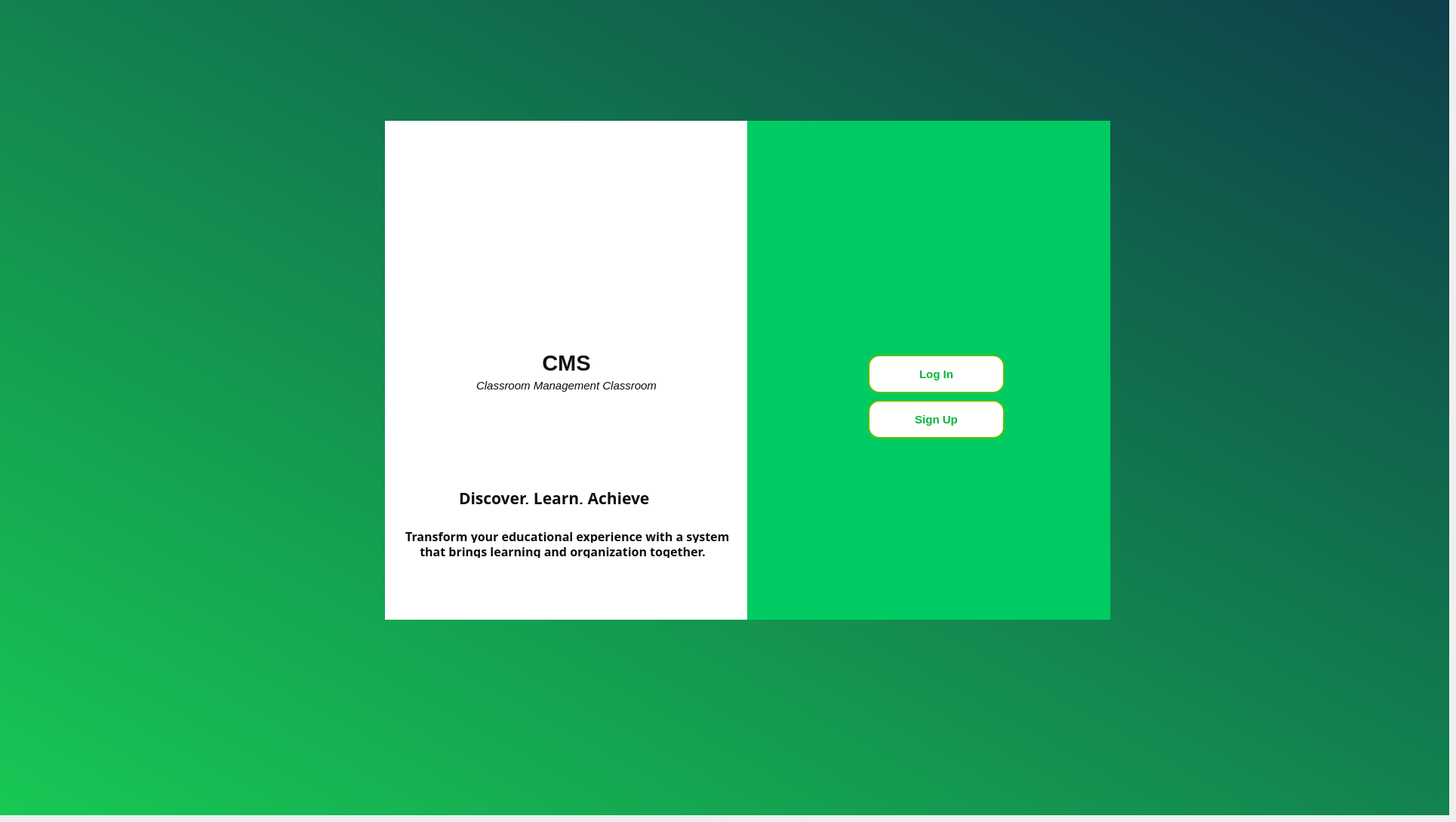
      <widget class="QWidget" name="explore_page">
       <widget class="QFrame" name="frame_2">
        <property name="geometry">
         <rect>
          <x>0</x>
          <y>0</y>
          <width>1920</width>
          <height>1080</height>
         </rect>
        </property>
        <property name="styleSheet">
         <string notr="true">QFrame{
border:none;

 background: qlineargradient(spread:pad, x1:0, y1:1, x2:1, y2:0, stop:0 #17c854, stop:1 #0e3e4a);

}</string>
        </property>
        <property name="frameShape">
         <enum>QFrame::StyledPanel</enum>
        </property>
        <property name="frameShadow">
         <enum>QFrame::Raised</enum>
        </property>
        <widget class="QFrame" name="explore_frame_2">
         <property name="geometry">
          <rect>
           <x>510</x>
           <y>160</y>
           <width>961</width>
           <height>661</height>
          </rect>
         </property>
         <property name="styleSheet">
          <string notr="true">background-color: rgb(255, 255, 255);
border: 2px solid black;</string>
         </property>
         <property name="frameShape">
          <enum>QFrame::StyledPanel</enum>
         </property>
         <property name="frameShadow">
          <enum>QFrame::Raised</enum>
         </property>
         <widget class="QFrame" name="frame_27">
          <property name="geometry">
           <rect>
            <x>0</x>
            <y>0</y>
            <width>491</width>
            <height>661</height>
           </rect>
          </property>
          <property name="styleSheet">
           <string notr="true">border-color:transparent;</string>
          </property>
          <property name="frameShape">
           <enum>QFrame::StyledPanel</enum>
          </property>
          <property name="frameShadow">
           <enum>QFrame::Raised</enum>
          </property>
          <widget class="QFrame" name="frame_28">
           <property name="geometry">
            <rect>
             <x>150</x>
             <y>160</y>
             <width>181</width>
             <height>151</height>
            </rect>
           </property>
           <property name="styleSheet">
            <string notr="true">border-color:transparent;
image: url(:/resource/assets/img4-removebg-preview.png);</string>
           </property>
           <property name="frameShape">
            <enum>QFrame::StyledPanel</enum>
           </property>
           <property name="frameShadow">
            <enum>QFrame::Raised</enum>
           </property>
          </widget>
          <widget class="QLabel" name="label_38">
           <property name="geometry">
            <rect>
             <x>0</x>
             <y>300</y>
             <width>481</width>
             <height>41</height>
            </rect>
           </property>
           <property name="font">
            <font>
             <family>Arial</family>
             <pointsize>22</pointsize>
             <bold>true</bold>
            </font>
           </property>
           <property name="styleSheet">
            <string notr="true">background-color:transparent;
border-color:transparent;
color: rgb(17, 17, 17);</string>
           </property>
           <property name="text">
            <string>CMS</string>
           </property>
           <property name="alignment">
            <set>Qt::AlignCenter</set>
           </property>
          </widget>
          <widget class="QLabel" name="label_39">
           <property name="geometry">
            <rect>
             <x>0</x>
             <y>340</y>
             <width>481</width>
             <height>21</height>
            </rect>
           </property>
           <property name="font">
            <font>
             <family>Arial</family>
             <pointsize>11</pointsize>
             <italic>true</italic>
             <bold>false</bold>
            </font>
           </property>
           <property name="styleSheet">
            <string notr="true">border-color:transparent;
color: rgb(12, 12, 12);
background-color:transparent;
</string>
           </property>
           <property name="text">
            <string>Classroom Management Classroom</string>
           </property>
           <property name="alignment">
            <set>Qt::AlignCenter</set>
           </property>
          </widget>
          <widget class="QLabel" name="label_40">
           <property name="geometry">
            <rect>
             <x>0</x>
             <y>540</y>
             <width>471</width>
             <height>21</height>
            </rect>
           </property>
           <property name="font">
            <font>
             <family>Sitka Small Semibold</family>
             <pointsize>12</pointsize>
             <bold>true</bold>
            </font>
           </property>
           <property name="styleSheet">
            <string notr="true">border-color:transparent;
color:rgb(13, 13, 13);</string>
           </property>
           <property name="text">
            <string>   Transform your educational experience with a system</string>
           </property>
           <property name="alignment">
            <set>Qt::AlignCenter</set>
           </property>
          </widget>
          <widget class="QLabel" name="label_41">
           <property name="geometry">
            <rect>
             <x>20</x>
             <y>560</y>
             <width>431</width>
             <height>21</height>
            </rect>
           </property>
           <property name="font">
            <font>
             <family>Sitka Small Semibold</family>
             <pointsize>12</pointsize>
             <bold>true</bold>
            </font>
           </property>
           <property name="styleSheet">
            <string notr="true">border-color:transparent;
color:rgb(13, 13, 13);</string>
           </property>
           <property name="text">
            <string>that brings learning and organization together.</string>
           </property>
           <property name="alignment">
            <set>Qt::AlignCenter</set>
           </property>
          </widget>
          <widget class="QLabel" name="label_42">
           <property name="geometry">
            <rect>
             <x>90</x>
             <y>490</y>
             <width>281</width>
             <height>20</height>
            </rect>
           </property>
           <property name="font">
            <font>
             <family>Sitka Small Semibold</family>
             <pointsize>16</pointsize>
             <bold>true</bold>
            </font>
           </property>
           <property name="styleSheet">
            <string notr="true">border-color:transparent;
color:rgb(15, 15, 15)</string>
           </property>
           <property name="text">
            <string>Discover, Learn, Achieve</string>
           </property>
          </widget>
         </widget>
         <widget class="QFrame" name="frame_29">
          <property name="geometry">
           <rect>
            <x>480</x>
            <y>0</y>
            <width>481</width>
            <height>661</height>
           </rect>
          </property>
          <property name="styleSheet">
           <string notr="true">border-color: transparent;
background-color:rgb(0, 203, 98);</string>
          </property>
          <property name="frameShape">
           <enum>QFrame::StyledPanel</enum>
          </property>
          <property name="frameShadow">
           <enum>QFrame::Raised</enum>
          </property>
          <widget class="QFrame" name="frame_30">
           <property name="geometry">
            <rect>
             <x>0</x>
             <y>40</y>
             <width>481</width>
             <height>621</height>
            </rect>
           </property>
           <property name="styleSheet">
            <string notr="true">border-color:transparent;</string>
           </property>
           <property name="frameShape">
            <enum>QFrame::StyledPanel</enum>
           </property>
           <property name="frameShadow">
            <enum>QFrame::Raised</enum>
           </property>
           <widget class="QPushButton" name="login_redirect_2">
            <property name="geometry">
             <rect>
              <x>160</x>
              <y>270</y>
              <width>181</width>
              <height>51</height>
             </rect>
            </property>
            <property name="font">
             <font>
              <family>Arial</family>
              <pointsize>11</pointsize>
              <bold>true</bold>
             </font>
            </property>
            <property name="styleSheet">
             <string notr="true">background-color: rgb(255, 255, 255);
color:rgb(6, 182, 56);
border-radius: 15px;
border: 2px solid rgb(95, 190, 0)</string>
            </property>
            <property name="text">
             <string>Log In</string>
            </property>
           </widget>
           <widget class="QPushButton" name="signup_redirect">
            <property name="geometry">
             <rect>
              <x>160</x>
              <y>330</y>
              <width>181</width>
              <height>51</height>
             </rect>
            </property>
            <property name="font">
             <font>
              <family>Arial</family>
              <pointsize>11</pointsize>
              <bold>true</bold>
             </font>
            </property>
            <property name="styleSheet">
             <string notr="true">background-color: rgb(255, 255, 255);
color:rgb(6, 182, 56);
border-radius: 15px;
border: 2px solid rgb(95, 190, 0)</string>
            </property>
            <property name="text">
             <string>Sign Up</string>
            </property>
           </widget>
          </widget>
         </widget>
        </widget>
       </widget>
      </widget>
